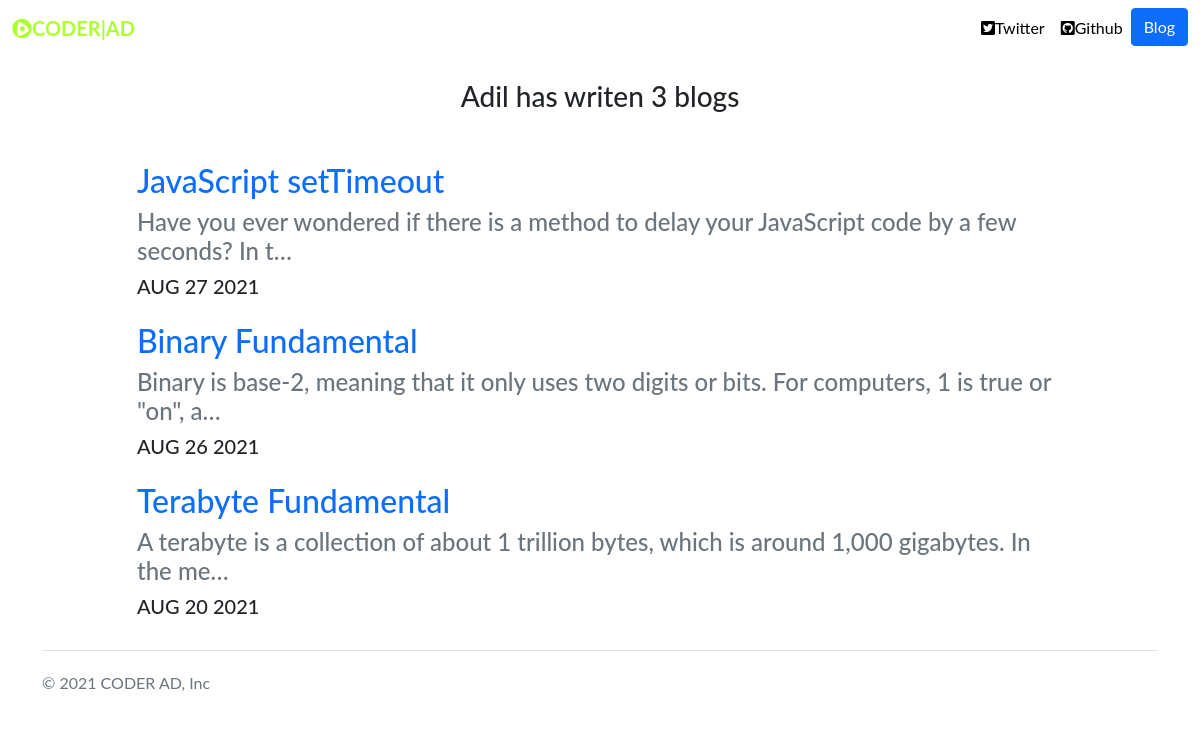
Screenshot of /blog/ with the database file from the repository.
### blog/models.py (models this page shows, shortened)
class Blog(models.Model):
    title       = models.CharField(max_length=250)
    discription = models.TextField()
    date        = models.DateField()

### blog/views.py (the view)
# urls.py: path('',views.blog,name='blog'),
def blog(request):
    blogs = Blog.objects.order_by('-date')[:5]
    return render(request, 'blog/blog.html',{'blogs':blogs})

### blog/templates/blog/blog.html
{% extends 'personel/base.html' %} {% block content %}
<div class="container">
  <h3 class="text-center mt-4 mb-5">
    Adil has writen {{ blogs.count}} blog{{blogs.count|pluralize }}
  </h3>
  {% for blog in blogs %}
  <div class="row justify-content-center my-3">
    <div class="col-md-10">
      <a class="text-decoration-none" href="{% url 'blog:detail' blog.id %}"><h2>{{ blog.title }}</h2></a>
      <h4 class="text-muted">{{ blog.discription|truncatechars:100 }}</h4>
      <h5>{{ blog.date|date:'M d Y'|upper }}</h5>
    </div>
  </div>
  {% endfor %}
</div>
{% endblock %}

### personel_portfolio/templates/personel/base.html (shortened to what this page needs)
{% load static %}
<!DOCTYPE html>
<html lang="en">
  <head>
    <link rel="stylesheet" href="https://pro.fontawesome.com/releases/v5.10.0/css/all.css"/>
    <link rel="stylesheet" href="{% static 'css/bootstrap.css' %}" />
    <link rel="stylesheet" href="{% static 'css/styles.css' %}" />
  </head>
  <body>
    <nav class="navbar navbar-expand-lg navbar-light bg-white">
      <div class="container-fluid">
        <a id="brand-changes" class="navbar-brand" href="{% url 'home' %}"><i class="fab fa-centercode"></i>CODER|AD</a>
        <div class="collapse navbar-collapse" id="navbarSupportedContent">
          <ul class="navbar-nav ms-auto mb-2 mb-lg-0">
            <li class="nav-item">
              <a class="nav-link active" aria-current="page" href="https://twitter.com/AdilAnsariOO7"
                ><i class="fab fa-twitter-square"></i>Twitter</a
              >
            </li>
            <li class="nav-item">
              <a class="nav-link active" href="https://github.com/scientistAdil"><i class="fab fa-github-square"></i>Github</a>
            </li>
            <li>
              <a
                role="button"
                href="{% url 'blog:blog' %}"
                class="btn btn-primary"
                >Blog</a
              >
            </li>
          </ul>
        </div>
      </div>
    </nav>
    {% block content %}{% endblock %}
    <div class="container">
      <footer class="d-flex flex-wrap justify-content-between align-items-center py-3 my-4 border-top">
        <p class="col-md-4 mb-0 text-muted">&copy; 2021 CODER AD, Inc</p>
        <a href="/" class="col-md-4 d-flex align-items-center justify-content-center mb-3 mb-md-0 me-md-auto link-dark text-decoration-none">
          <svg class="bi me-2" width="40" height="32"><use xlink:href="#bootstrap"/></svg>
        </a>
          </footer>
    </div>
  </body>
</html>

### personel_portfolio/static/css/styles.css (style rules this page uses)
.navbar-nav .nav-link { color: rgba(0,0,0,1) !important; }
body { font-family: 'Lato', sans-serif; }
.navbar-light .navbar-brand { color: greenyellow; font-size: 20px; font-weight: bold }

### rows the page displays
Blog: title "JavaScript setTimeout", discription "Have you ever wondered if there is a method to delay your JavaScript code by a few seconds? In t…", date "AUG 27 2021"
Blog: title "Binary Fundamental", discription "Binary is base-2, meaning that it only uses two digits or bits. For computers, 1 is true or \"on\", a…", date "AUG 26 2021"
Blog: title "Terabyte Fundamental", discription "A terabyte is a collection of about 1 trillion bytes, which is around 1,000 gigabytes. In the me…", date "AUG 20 2021"

### other values shown
{{ blogs.count }} "3"
